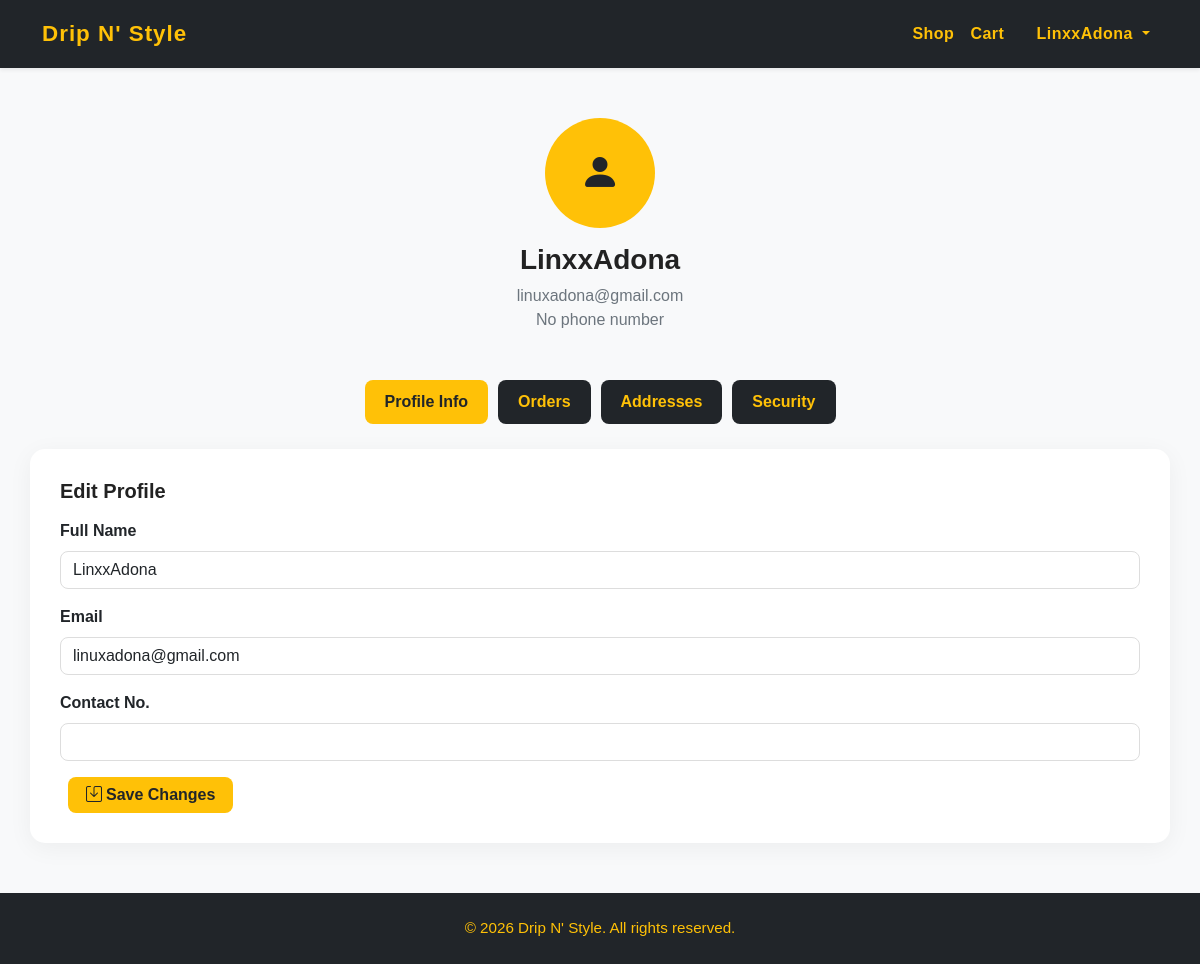
/Public/customer/profile.php (signed in), run on the app's committed database.
### tables this page shows
CREATE TABLE `users` (
  `user_id` int(11) NOT NULL,
  `name` varchar(100) NOT NULL,
  `email` varchar(100) NOT NULL,
  `password` varchar(255) NOT NULL,
  `role` enum('admin','customer') NOT NULL DEFAULT 'customer',
  `status` enum('active','inactive') DEFAULT 'active',
  `date_created` datetime DEFAULT current_timestamp(),
  `reset_token` varchar(255) DEFAULT NULL,
  `token_expiry` datetime DEFAULT NULL,
  `contact_number` varchar(20) DEFAULT NULL
);

### App/Config/database_connect.php (called while the page is built, shortened)
<?php
class Database {
    private $servername = "localhost";
    private $username = "root";
    private $password = "";
    private $dbname = "dripnstyle";
    public function connect() {
        $conn = new mysqli($this->servername, $this->username, $this->password, $this->dbname);
        return $conn;
    }
}
?>

### App/DAO/userDAO.php (called while the page is built, shortened)
<?php
require_once __DIR__ . '/../config/database_connect.php';
class UserDAO {
    private $conn;
    public function __construct() {
        $database = new Database();
        $this->conn = $database->connect();
    }
    private function prepareAndExecute($query, $types = '', ...$params) {
        $stmt = $this->conn->prepare($query);
        if (!empty($types)) {
            $stmt->bind_param($types, ...$params);
        }
        if (!$stmt->execute()) return false;
        return $stmt;
    }
    private function fetchSingle($query, $types = '', ...$params) {
        $stmt = $this->prepareAndExecute($query, $types, ...$params);
        return $stmt->get_result()->fetch_assoc();
    }
    public function findById($user_id) {
        return $this->fetchSingle("SELECT * FROM users WHERE user_id = ? LIMIT 1", "i", $user_id);
    }
}

### Public/customer/profile.php (the view, shortened to what this page needs)
<?php
require_once __DIR__ . '/../../App/Helpers/SessionHelper.php';
require_once __DIR__ . '/../../App/Config/database_connect.php';
require_once __DIR__ . '/../../App/DAO/UserDAO.php';
$user_id = $_SESSION['user_id'];
$userDAO = new UserDAO();
$user = $userDAO->findById($user_id);
?>
<!DOCTYPE html>
<html lang="en">
<head>
  <link href="../assets/vendor/bootstrap5/css/bootstrap.min.css" rel="stylesheet">
  <link rel="stylesheet" href="../assets/css/style.css">
  <link rel="stylesheet" href="../assets/css/navbar.css">
  <link rel="stylesheet" href="assets/css/profile.css">
  <link rel="stylesheet" href="../assets/css/footer.css">
  <link rel="stylesheet" href="https://cdn.jsdelivr.net/npm/bootstrap-icons@1.11.3/font/bootstrap-icons.min.css">
</head>
<body>
  <?php include '../partials/navbar.php'; ?>
  <section class="profile-wrapper container">
    <div class="text-center mb-5">
      <div class="profile-avatar">
        <i class="bi bi-person-fill"></i>
      </div>
      <h3 class="fw-bold"><?= htmlspecialchars($user['name'] ?? 'Guest User') ?></h3>
      <p class="text-muted mb-0"><?= htmlspecialchars($user['email'] ?? 'No email') ?></p>
      <p class="text-muted"><?= htmlspecialchars($user['contact_number'] ?? 'No phone number') ?></p>
    </div>
    <div class="tab-btns">
      <button class="active" onclick="showTab('info')">Profile Info</button>
      <button onclick="showTab('orders')">Orders</button>
      <button onclick="showTab('address')">Addresses</button>
      <button onclick="showTab('security')">Security</button>
    </div>
    <div id="info" class="profile-card tab-content shadow-soft">
      <h5 class="fw-bold mb-3">Edit Profile</h5>
      <form method="post" action="../../App/Controllers/ProfileController.php?action=update">
        <div class="mb-3">
          <label class="form-label">Full Name</label>
          <input type="text" name="name" class="form-control"
                value="<?= htmlspecialchars($user['name'] ?? '') ?>" required>
        </div>
        <div class="mb-3">
          <label class="form-label">Email</label>
          <input type="email" name="email" class="form-control"
                value="<?= htmlspecialchars($user['email'] ?? '') ?>" required>
        </div>
        <div class="mb-3">
          <label class="form-label">Contact No.</label>
          <input type="text" name="contact_number" class="form-control"
                value="<?= htmlspecialchars($user['contact_number'] ?? '') ?>" required>
        </div>
        <button class="btn btn-warning" type="submit">
          <i class="bi bi-save me-1"></i>Save Changes
        </button>
      </form>
    </div>
  </section>
<?php include '../partials/footer.php'; ?>
</body>
</html>

### Public/assets/css/style.css (style rules this page uses)
:root { --primary: #ffc107; --primary-dark: #e6b800; --secondary: #000; --light-bg: #fffbea; --text-dark: #222; --text-light: #fff; }
body { font-family: 'Poppins', sans-serif; background-color: var(--light-bg); color: var(--text-dark); scroll-behavior: smooth; margin: 0; padding: 0; }
.btn-drip, .btn-login, .btn-warning { background-color: var(--primary); color: var(--secondary); border: none; font-weight: 600; border-radius: 8px; transition: 0.3s; }
input, select, textarea { border-radius: 10px; border: 1px solid #ddd; padding: 10px; font-size: 1rem; }
.shadow-soft { box-shadow: 0 5px 15px rgba(0, 0, 0, 0.1); }

### Public/assets/css/navbar.css (style rules this page uses)
:root { --primary: #ffc107; --primary-dark: #e6b800; --secondary: #212529; --text-light: #fff; }
.btn-login, .btn-warning { display: inline-flex; align-items: center; justify-content: center; background-color: var(--primary) !important; color: var(--secondary) !important; border: none; font-weight: 600; border-radius: 8px; padding: 6px 18px; transition: 0.3s ease; margin-left: 0.5rem; }

### Public/customer/assets/css/profile.css (style rules this page uses)
html, body { height: 100%; margin: 0; font-family: 'Poppins', sans-serif; background-color: #f8f9fa; }
.tab-content { margin-top: 1.5rem; }
.form-control { border-radius: 8px; border: 1px solid #ddd; transition: border-color 0.3s; }
.form-label { font-weight: 600; color: #212529; }
.btn-warning { background-color: #ffc107; color: #111827; border: none; font-weight: 600; transition: all 0.2s ease; }

### Public/customer/profile.php (style rules this page uses)
.profile-wrapper { padding: 50px 0; }
.profile-card { background: #fff; border-radius: 15px; padding: 30px; box-shadow: 0 5px 25px rgba(0, 0, 0, 0.05); transition: 0.3s; }
.profile-avatar { width: 110px; height: 110px; border-radius: 50%; background-color: var(--primary); display: flex; align-items: center; justify-content: center; font-size: 2.5rem; color: var(--secondary); font-weight: 700; margin: 0 auto 15px auto; }
.tab-btns { display: flex; justify-content: center; flex-wrap: wrap; gap: 10px; margin-bottom: 25px; }
.tab-btns button { border: none; padding: 10px 20px; border-radius: 8px; font-weight: 600; background: var(--secondary); color: var(--primary); transition: 0.3s; }
.tab-btns button.active, .tab-btns button:hover { background: var(--primary); color: var(--secondary); }

### data on the page
users: name "LinxxAdona", email "linuxadona@gmail.com", contact_number "No phone number"

### other printed values
$_SESSION['user_name'] "LinxxAdona"
